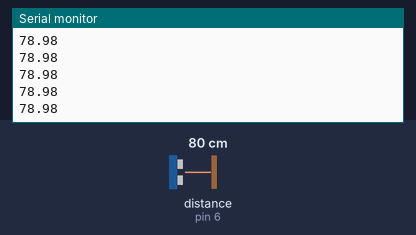
The sketch below on a simulated Arduino Uno, built with avr-gcc and run on an emulated ATmega328P. Parts: the last lines printed to the serial monitor. Wiring (inferred from the names in the program): ultrasonic range finder: trigger pin 7; echo pin 6. The test bench sets the inputs (shaded band); at power-on: distance to the obstacle (sensor on pin 6) 80 cm. The echo pulse lasts 58.3 µs per cm.

Above: at 1.2 s.
1.3 s: distance to the obstacle (sensor on pin 6) set to 2 cm
At 2.0 s:
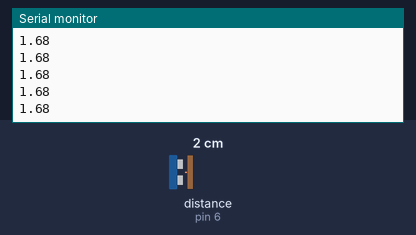
2.8 s: distance to the obstacle (sensor on pin 6) set to 4 cm
At 3.8 s:
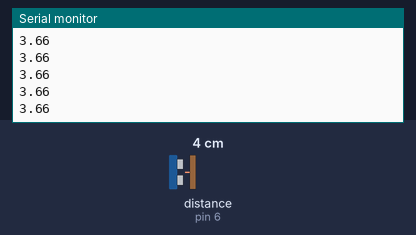
Timing chart, 0 to 5.8 s (numbered marks = the images above; inputs shaded):
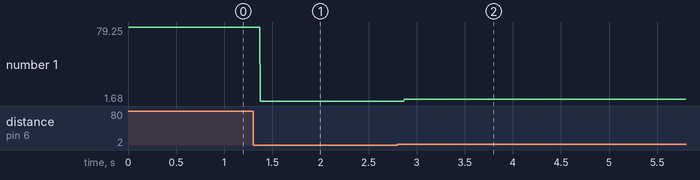

Measured:
- after the input at 1.3 s, the serial monitor: prints a new line after 0.07 s (image 1)
- after the input at 2.8 s, the serial monitor: prints a new line after 0.07 s (image 2)
- plotted number 1: 78.98 → 1.68 after the input at 1.3 s, 1.68 → 3.6 after the input at 2.8 s

The sketch:

pyUltra_Arduino.ino
```cpp
int echoPin = 6;

int trigPin = 7;

int LED_pin = 8;

int duration;

double distance;

void setup(){

  pinMode(echoPin, INPUT);

  pinMode(trigPin, OUTPUT);

  Serial.begin(9600);

}

void loop(){

  digitalWrite(trigPin, HIGH);

  digitalWrite(trigPin, LOW);

  duration = pulseIn(echoPin, HIGH);

  distance = duration * 0.017;

  Serial.println(distance);


}
```
